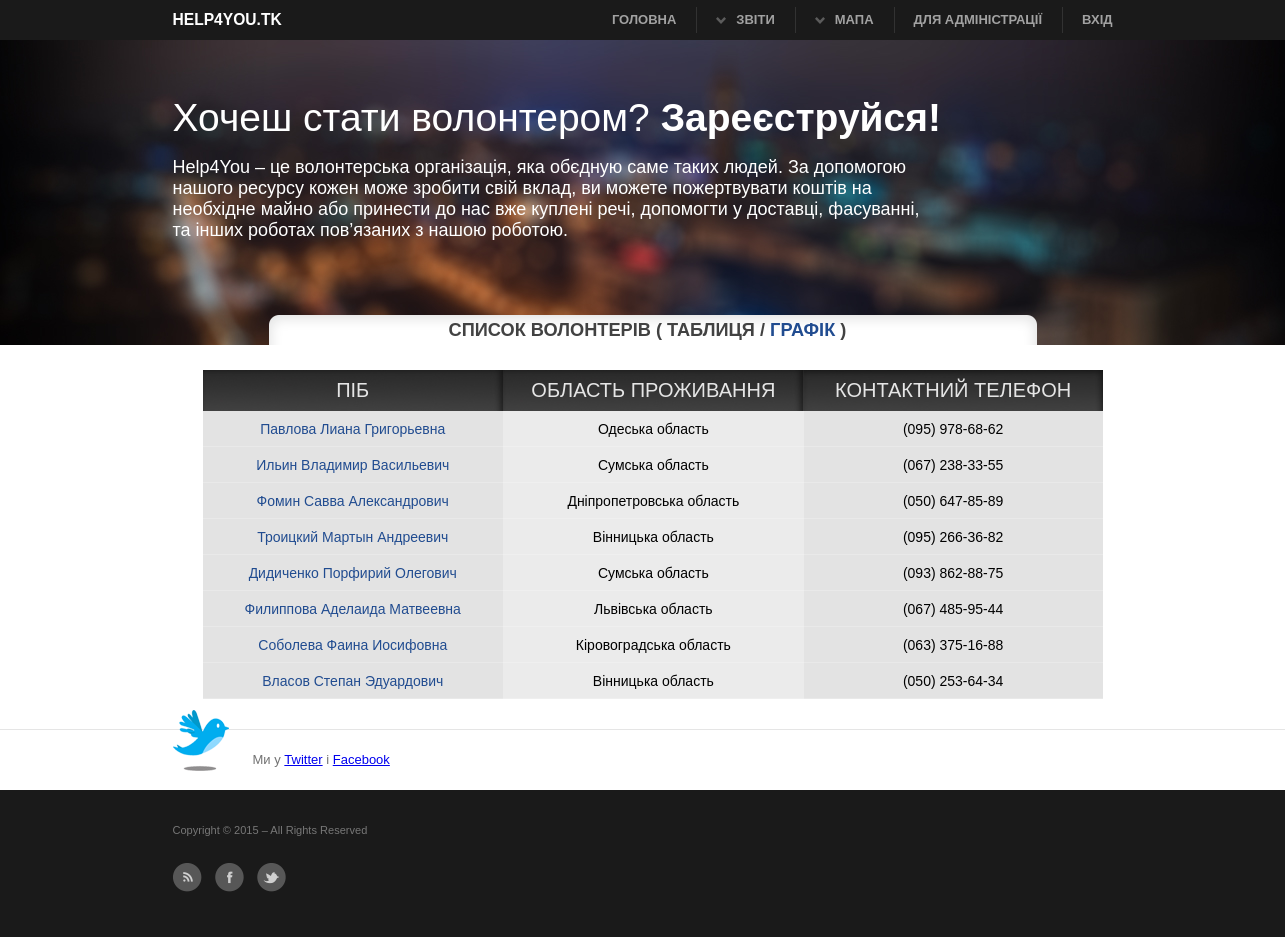
Before: /Volonter/ with the older database file.
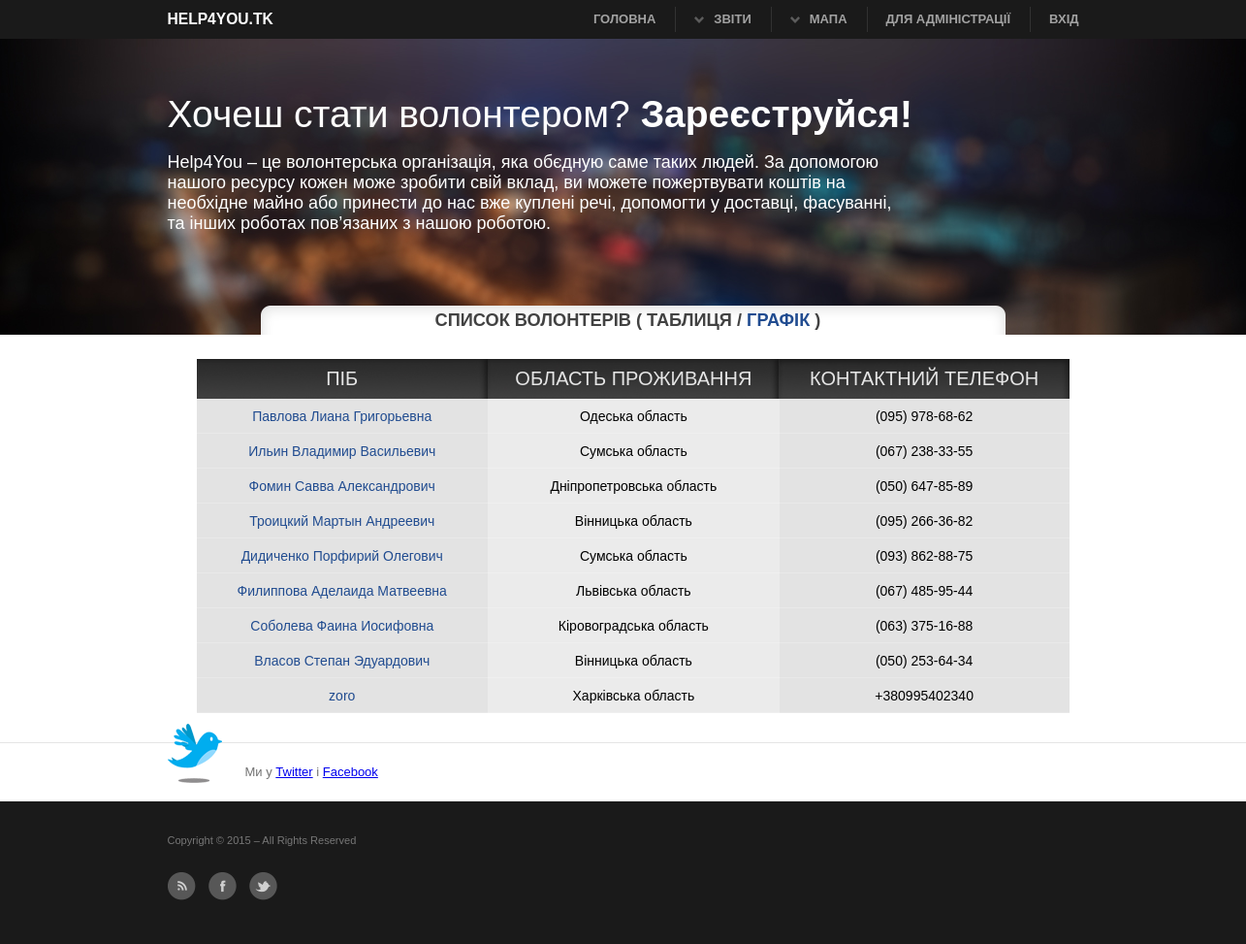
After: the same page with the newer database file.
### main/models.py (models this page shows, shortened)
class Volonter(models.Model):
    GENDER_CHOICES = (
        (u'М', 'Male'),
        (u'Ж', 'Female'),
    )
    OBLAST_CHOICES = (
         (u'Вінницька область',u'Вінницька область'),
         (u'Волинська область',u'Волинська область'),
         (u'Дніпропетровська область',u'Дніпропетровська область'),
         (u'Донецька область',u'Донецька область'),
         (u'Закарпатська область',u'Закарпатська область'),
         (u'Запорізька область',u'Запорізька область'),
         (u'Івано-Франківська область',u'Івано-Франківська область'),
         (u'Київська область',u'Київська область'),
         (u'Кіровоградська область',u'Кіровоградська область'),
         (u'Луганська область',u'Луганська область'),
         (u'Львівська область',u'Львівська область'),
         (u'Миколаївська область',u'Миколаївська область'),
         (u'Одеська область',u'Одеська область'),
         (u'Полтавська область',u'Полтавська область'),
         (u'Рівненська область',u'Рівненська область'),
         (u'Сумська область',u'Сумська область'),
         (u'Тернопільська область',u'Тернопільська область'),
         (u'Харківська область',u'Харківська область'),
         (u'Херсонська область',u'Херсонська область'),
         (u'Хмельницька область',u'Хмельницька область'),
         (u'Черкаська область',u'Черкаська область'),
         (u'Чернігівська область',u'Чернігівська область'),
         (u'Чернівецька область',u'Чернівецька область'),
         (u'Автономна Республіка Крим',u'Автономна Республіка Крим'),
    )
    fio = models.CharField(verbose_name=u'ПІБ', max_length=200)
    birthday = models.DateField(verbose_name=u'Дата народження',null=True, blank=True)
    address = models.CharField(verbose_name=u'Область проживання',max_length=30, choices=OBLAST_CHOICES)
    telephone = models.CharField(verbose_name=u'Телефон',max_length=20)
    gender = models.CharField(verbose_name=u'Стать',max_length=1, choices=GENDER_CHOICES)
    activeted = models.BooleanField(default=False, verbose_name=u'Підтвердження')
    categories = models.ManyToManyField('CategoryResource', verbose_name=u'Категорія ресурсів', through='Potential')
    class Meta:
        verbose_name_plural = u'Волонтери'

### main/views.py (the view)
# urls.py: url(r'^Volonter/$',VolonterListView.as_view(), name='list_volonter'),
class VolonterListView(ListView):
    template_name = 'list_volonter.html'
    model = Volonter
    context_object_name = 'Volonter'
    def get_context_data(self, **kwargs):
        context = super(VolonterListView, self).get_context_data(**kwargs)
        context.update({
            'Volonter':Volonter.objects.filter(activeted=True),
        })
        return context

### main/templates/list_volonter.html (shortened to what this page needs)
{% extends 'base.html' %}
{% load staticfiles %}
{% block title %}
    <h3 class="title_list">Список волонтерів ( Таблиця /<a href="{% url 'grafik_volonter' %}"> Графік</a> )</h3>
{% endblock %}
{% block content %}
    <div id="list_table">
  <table border="0">
    <tr>
        <td class="top_left">ПІБ</td>
        <td class="top_cen" >ОБЛАСТЬ ПРОЖИВАННЯ</td>
        <td class="top_right" >КОНТАКТНИЙ ТЕЛЕФОН</td>
    </tr>
    {% for volonters in Volonter %}
        <tr class="list_tr">
        <td class="cell"> <a class="detail_list" href="{% url 'view_volonter' volonters.id %}">{{ volonters.fio }}</a></td>
        <td class="cell_c">{{ volonters.address }}</td>
        <td class="cell">{{ volonters.telephone }}</td>
    </tr>
    {% endfor %}
  </table>
    </div>
{% endblock %}

Changed rows visible on the page:
added Volonter: fio "zoro", address "Харківська область", telephone "+380995402340"
